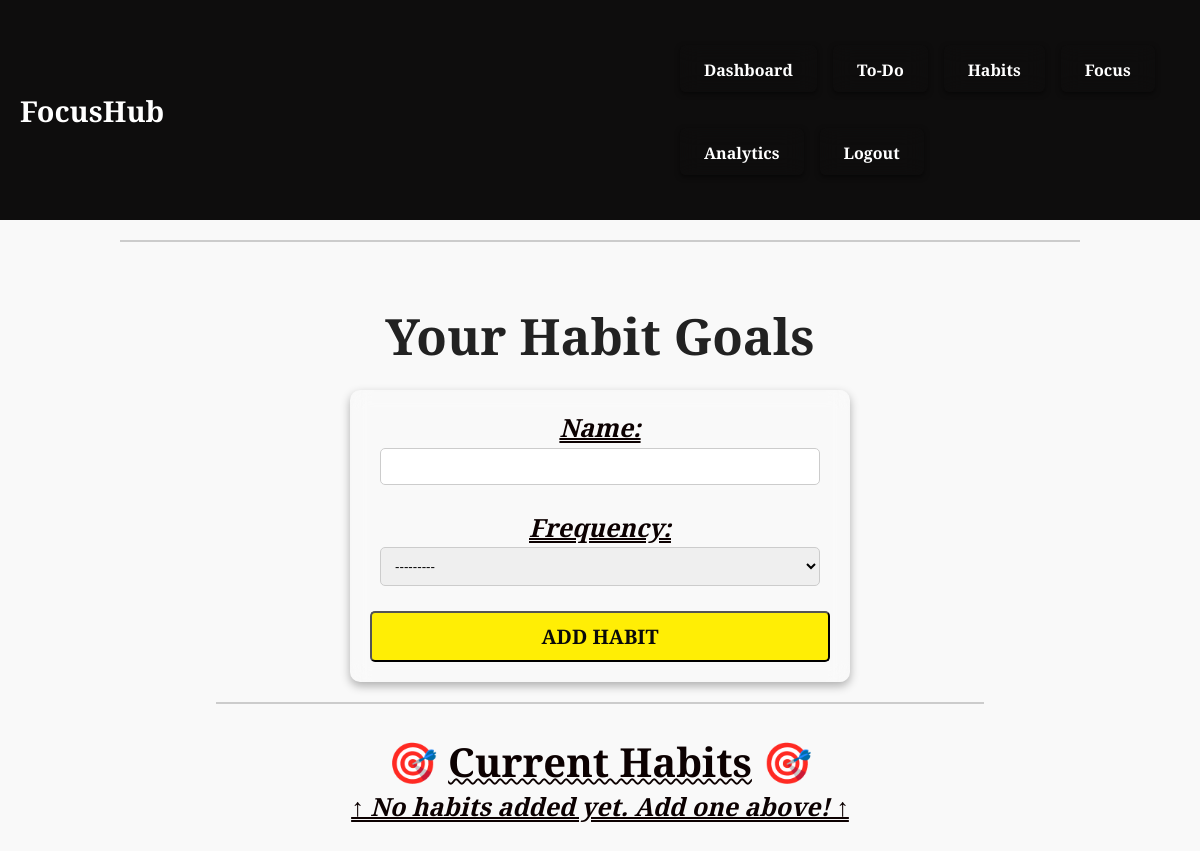
The app's page /habits/ (signed in), older data.
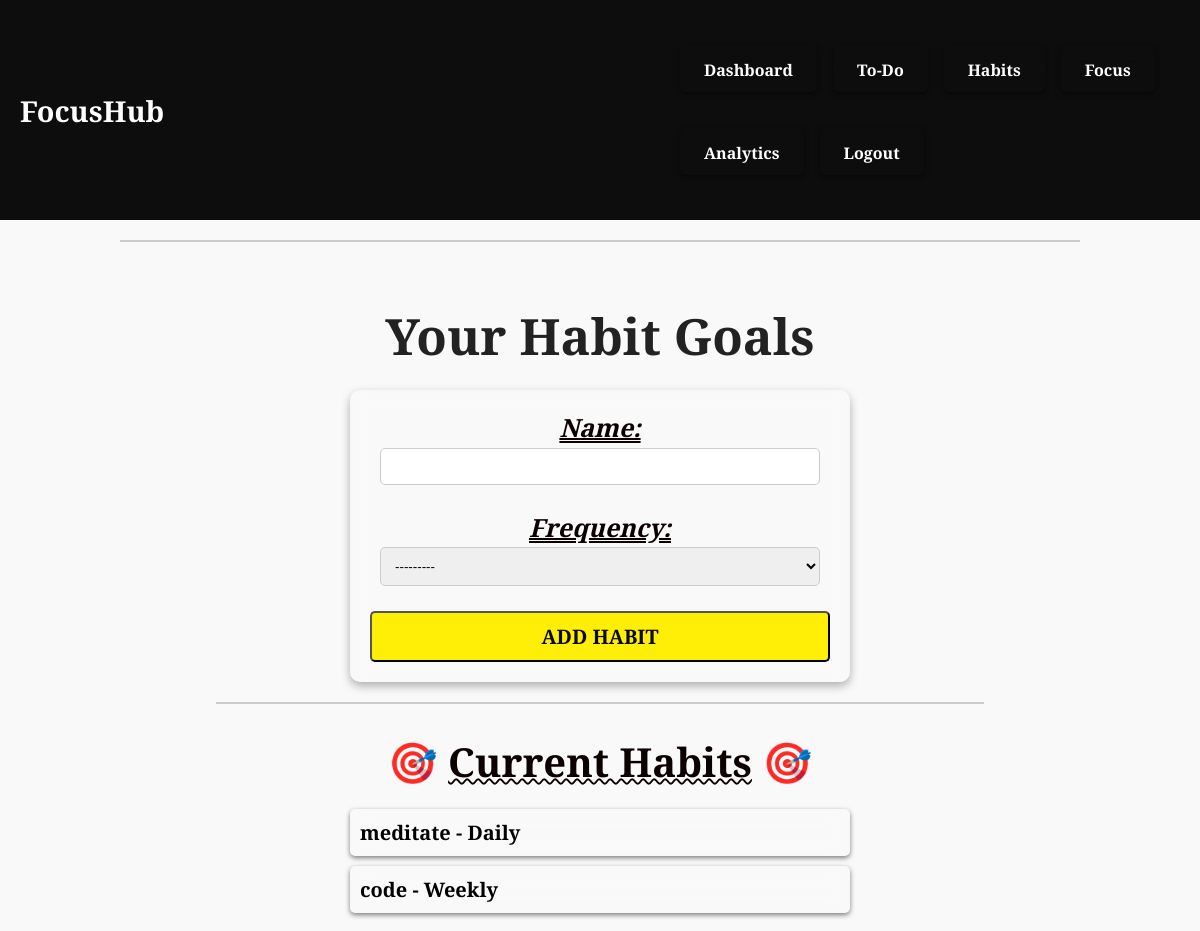
The same page, newer data.
### hub/models.py (models this page shows, shortened)
class Habit(models.Model):
    user = models.ForeignKey(User, on_delete=models.CASCADE)
    name = models.CharField(max_length=255)
    frequency = models.CharField(max_length=10, choices=[('daily', 'Daily'), ('weekly', 'Weekly')])
    created_at = models.DateTimeField(auto_now_add=True)

### hub/utils.py (the view)
    def wrapper(request, *args, **kwargs):
        if request.user.is_authenticated:
            session = FocusSession.objects.filter(user=request.user, end_time__isnull=True).first()
            allowed_paths = ['/focus/', '/confirm_completion/', '/logout/']
            if session and request.path not in allowed_paths:
                return redirect('focus')
        return view_func(request, *args, **kwargs)

### hub/forms.py (shortened to what this page needs)
class HabitForm(forms.ModelForm):
    class Meta:
        model = Habit
        fields = ['name', 'frequency']
        widgets = {'frequency': forms.Select(choices=Habit._meta.get_field('frequency').choices)}

### hub/utils.py (called while the page is built)
def enforce_focus_lock(view_func):
    def wrapper(request, *args, **kwargs):
        if request.user.is_authenticated:
            session = FocusSession.objects.filter(user=request.user, end_time__isnull=True).first()
            allowed_paths = ['/focus/', '/confirm_completion/', '/logout/']
            if session and request.path not in allowed_paths:
                return redirect('focus')
        return view_func(request, *args, **kwargs)
    return wrapper

### hub/views.py (called while the page is built)
@enforce_focus_lock
@login_required
def habits_view(request):
    if request.method == 'POST':
        form = HabitForm(request.POST)
        if form.is_valid():
            habit = form.save(commit=False)
            habit.user = request.user
            habit.save()
            return redirect('dashboard')
    else:
        form = HabitForm()
    habits = Habit.objects.filter(user=request.user)
    return render(request, 'habits.html', {'form': form, 'habits': habits})

### templates/habits.html (shortened to what this page needs)
{% extends "base.html" %}
{% block content %}
    <h2>Your Habit Goals</h2>
    <form method="post">
        {{ form.as_p }}
        <button type="submit">Add Habit</button>
    </form>
    <hr>
    <h3>🎯 <span class="Habit">Current Habits</span> 🎯</h3>
    {% if habits %}
        <ul>
            {% for habit in habits %}
                <li>
                    {{ habit.name }} - {{ habit.frequency|capfirst }}
                </li>
            {% endfor %}
        </ul>
    {% else %}
        <p> ↑ No habits added yet. Add one above! ↑	</p>
    {% endif %}
{% endblock %}

Row changes from the older to the newer data that the page shows:
added Habit: name "meditate", frequency "Daily"
added Habit: name "code", frequency "Weekly"
Text that changed along with them:
text no longer shown: "↑ No habits added yet. Add one above! ↑"
